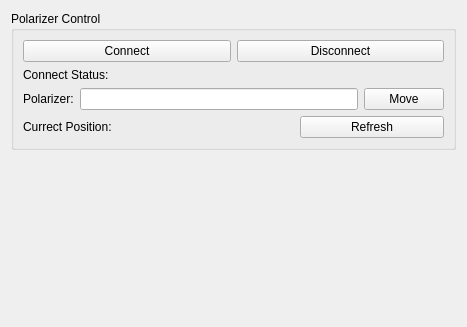
<?xml version="1.0" encoding="UTF-8"?>
<ui version="4.0">
 <class>PolarizerWidgetClass</class>
 <widget class="QWidget" name="PolarizerWidgetClass">
  <property name="geometry">
   <rect>
    <x>0</x>
    <y>0</y>
    <width>467</width>
    <height>327</height>
   </rect>
  </property>
  <property name="windowTitle">
   <string>Form</string>
  </property>
  <layout class="QVBoxLayout" name="verticalLayout">
   <item>
    <widget class="QGroupBox" name="groupBox_2">
     <property name="title">
      <string>Polarizer Control</string>
     </property>
     <layout class="QVBoxLayout" name="verticalLayout_2">
      <item>
       <layout class="QHBoxLayout" name="horizontalLayout_2">
        <item>
         <widget class="QPushButton" name="btn_connect_polarizer">
          <property name="text">
           <string>Connect</string>
          </property>
         </widget>
        </item>
        <item>
         <widget class="QPushButton" name="btn_disconnect_polarizer">
          <property name="text">
           <string>Disconnect</string>
          </property>
         </widget>
        </item>
       </layout>
      </item>
      <item>
       <layout class="QHBoxLayout" name="horizontalLayout_3" stretch="3,7">
        <item>
         <widget class="QLabel" name="label">
          <property name="text">
           <string>Connect Status:</string>
          </property>
         </widget>
        </item>
        <item>
         <widget class="QLabel" name="state_lab">
          <property name="font">
           <font>
            <weight>75</weight>
            <bold>true</bold>
           </font>
          </property>
          <property name="text">
           <string/>
          </property>
         </widget>
        </item>
       </layout>
      </item>
      <item>
       <layout class="QHBoxLayout" name="horizontalLayout">
        <item>
         <widget class="QLabel" name="label_12">
          <property name="text">
           <string>Polarizer:</string>
          </property>
         </widget>
        </item>
        <item>
         <widget class="QLineEdit" name="polarizerEdit"/>
        </item>
        <item>
         <widget class="QPushButton" name="btn_polarizerMove">
          <property name="text">
           <string>Move</string>
          </property>
         </widget>
        </item>
       </layout>
      </item>
      <item>
       <layout class="QHBoxLayout" name="horizontalLayout_4">
        <item>
         <widget class="QLabel" name="label_13">
          <property name="maximumSize">
           <size>
            <width>120</width>
            <height>16777215</height>
           </size>
          </property>
          <property name="text">
           <string>Currect Position:</string>
          </property>
         </widget>
        </item>
        <item>
         <widget class="QLabel" name="lable_curpos">
          <property name="text">
           <string/>
          </property>
         </widget>
        </item>
        <item>
         <widget class="QPushButton" name="btn_refresh">
          <property name="text">
           <string>Refresh</string>
          </property>
         </widget>
        </item>
       </layout>
      </item>
     </layout>
    </widget>
   </item>
   <item>
    <spacer name="verticalSpacer_2">
     <property name="orientation">
      <enum>Qt::Vertical</enum>
     </property>
     <property name="sizeHint" stdset="0">
      <size>
       <width>20</width>
       <height>185</height>
      </size>
     </property>
    </spacer>
   </item>
  </layout>
 </widget>
 <resources/>
 <connections/>
</ui>
